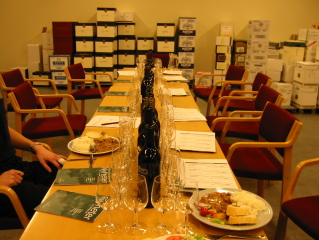
#> input picture Week4/grayworld_assumption_1.png, 319 x 240 px
$ jupyter execute white_balance_2.ipynb
#> lines starting #> are read from the running program, lines starting #| are printed output that depends on the picture
[cell 1]
import cv2 as cv
import numpy as np
import matplotlib.pyplot as plt
# img = cv.imread('city.jpeg')
img = cv.imread('grayworld_assumption_1.png')
#> img is the input picture: shape (240, 319, 3); mean B, G, R 29.6, 94.7, 147.9
img = cv.cvtColor(img, cv.COLOR_BGR2RGB)
plt.imshow(img)

[cell 2]
print('R_min: ',img[:,:, 0].min(), '; R_max: ', img[:,:,0].max())
#| R_min:  0 ; R_max:  255
print('G_min: ',img[:,:, 1].min(), '; G_max: ', img[:,:,1].max())
#| G_min:  0 ; G_max:  255
print('B_min: ',img[:,:, 2].min(), '; B_max: ', img[:,:,2].max())
#| B_min:  0 ; B_max:  249

[cell 3]
color = ('b','g','r')
for i,col in enumerate(color):
    histr = cv.calcHist([img],[i],None,[256],[0,256])
    plt.plot(histr,color = col)
    plt.xlim([0,256])
plt.show()
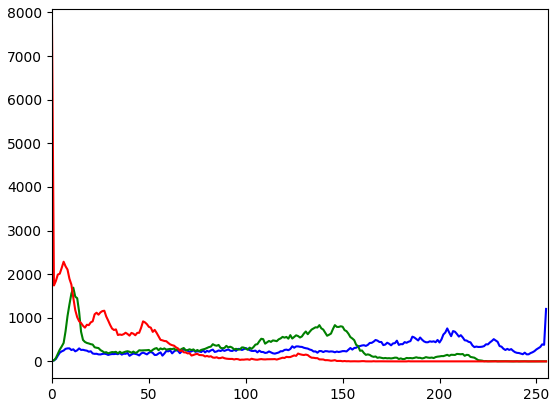
#> figure drawn by matplotlib, 1 panel; curve peaks at x = 255, y = 1203; curve peaks at x = 11, y = 1691; curve peaks at x = 0, y = 7704

[cell 4]
norm_img = np.zeros((800,800))
final_img = cv.normalize(img,  norm_img, 0, 255, cv.NORM_MINMAX)
plt.imshow(final_img)

[cell 5]
print('R_min: ',final_img[:,:, 0].min(), '; R_max: ', final_img[:,:,0].max())
#| R_min:  0 ; R_max:  255
print('G_min: ',final_img[:,:, 1].min(), '; G_max: ', final_img[:,:,1].max())
#| G_min:  0 ; G_max:  255
print('B_min: ',final_img[:,:, 2].min(), '; B_max: ', final_img[:,:,2].max())
#| B_min:  0 ; B_max:  249

[cell 6]
color = ('b','g','r')
for i,col in enumerate(color):
    histr = cv.calcHist([final_img],[i],None,[256],[0,256])
    plt.plot(histr,color = col)
    plt.xlim([0,256])
plt.show()


$ run again, with Week4/city.jpeg saved as Week4/grayworld_assumption_1.png
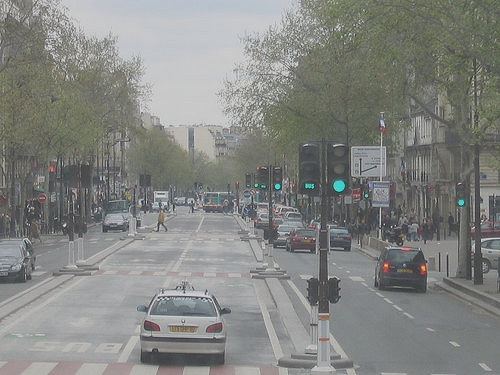
#> input picture Week4/city.jpeg, 500 x 375 px
#> img is the input picture: shape (375, 500, 3); mean B, G, R 129.5, 132.7, 131.1
#| R_min:  15 ; R_max:  242
#| G_min:  39 ; G_max:  219
#| B_min:  26 ; B_max:  222
#> `plt.show()`:
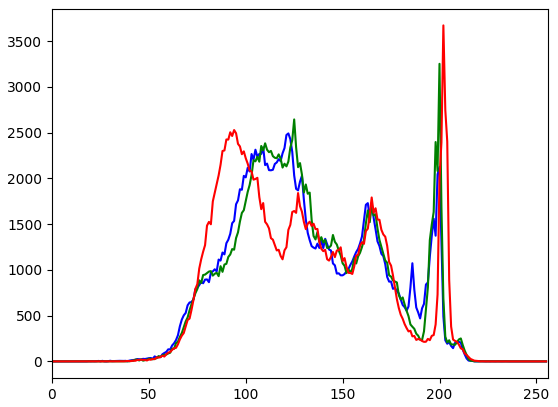
#> figure drawn by matplotlib, 1 panel; curve peaks at x = 122, y = 2492; curve peaks at x = 200, y = 3253; curve peaks at x = 202, y = 3673
#| R_min:  0 ; R_max:  255
#| G_min:  27 ; G_max:  229
#| B_min:  12 ; B_max:  233
#> `plt.show()`:
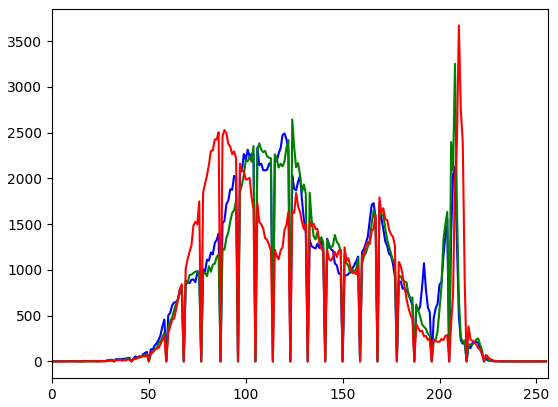
#> figure drawn by matplotlib, 1 panel; curve peaks at x = 120, y = 2492; curve peaks at x = 208, y = 3253; curve peaks at x = 210, y = 3673
